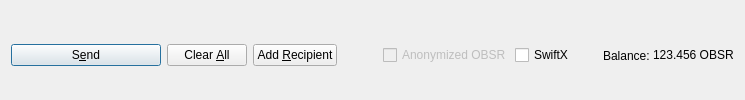
         <widget class="QFrame" name="frame_Send">
          <layout class="QHBoxLayout" name="horizontalLayout">
           <property name="bottomMargin">
            <number>0</number>
           </property>
           <item>
            <widget class="QPushButton" name="sendButton">
             <property name="minimumSize">
              <size>
               <width>150</width>
               <height>0</height>
              </size>
             </property>
             <property name="toolTip">
              <string>Confirm the send action</string>
             </property>
             <property name="text">
              <string>S&amp;end</string>
             </property>
             <property name="icon">
              <iconset resource="../obsr.qrc">
               <normaloff>:/icons/send</normaloff>:/icons/send</iconset>
             </property>
             <property name="autoDefault">
              <bool>false</bool>
             </property>
             <property name="default">
              <bool>true</bool>
             </property>
            </widget>
           </item>
           <item>
            <widget class="QPushButton" name="clearButton">
             <property name="sizePolicy">
              <sizepolicy hsizetype="Minimum" vsizetype="Fixed">
               <horstretch>0</horstretch>
               <verstretch>0</verstretch>
              </sizepolicy>
             </property>
             <property name="toolTip">
              <string>Clear all fields of the form.</string>
             </property>
             <property name="text">
              <string>Clear &amp;All</string>
             </property>
             <property name="icon">
              <iconset resource="../obsr.qrc">
               <normaloff>:/icons/remove</normaloff>:/icons/remove</iconset>
             </property>
             <property name="autoDefault">
              <bool>false</bool>
             </property>
            </widget>
           </item>
           <item>
            <widget class="QPushButton" name="addButton">
             <property name="toolTip">
              <string>Send to multiple recipients at once</string>
             </property>
             <property name="text">
              <string>Add &amp;Recipient</string>
             </property>
             <property name="icon">
              <iconset resource="../obsr.qrc">
               <normaloff>:/icons/add</normaloff>:/icons/add</iconset>
             </property>
             <property name="autoDefault">
              <bool>false</bool>
             </property>
            </widget>
           </item>
           <item>
            <spacer name="horizontalSpacer">
             <property name="orientation">
              <enum>Qt::Horizontal</enum>
             </property>
             <property name="sizeHint" stdset="0">
              <size>
               <width>40</width>
               <height>20</height>
              </size>
             </property>
            </spacer>
           </item>
           <item>
            <layout class="QHBoxLayout" name="horizontalLayout_2">
             <property name="spacing">
              <number>3</number>
             </property>
             <item>
              <widget class="QCheckBox" name="checkzOBSR">
               <property name="enabled">
                <bool>false</bool>
               </property>
               <property name="text">
                <string>Anonymized OBSR</string>
               </property>
              </widget>
             </item>
             <item>
              <widget class="QCheckBox" name="checkSwiftTX">
               <property name="enabled">
                <bool>true</bool>
               </property>
               <property name="minimumSize">
                <size>
                 <width>85</width>
                 <height>0</height>
                </size>
               </property>
               <property name="text">
                <string>SwiftX</string>
               </property>
              </widget>
             </item>
             <item>
              <widget class="QLabel" name="label">
               <property name="text">
                <string>Balance:</string>
               </property>
              </widget>
             </item>
             <item>
              <widget class="QLabel" name="labelBalance">
               <property name="sizePolicy">
                <sizepolicy hsizetype="Preferred" vsizetype="Fixed">
                 <horstretch>0</horstretch>
                 <verstretch>0</verstretch>
                </sizepolicy>
               </property>
               <property name="cursor">
                <cursorShape>IBeamCursor</cursorShape>
               </property>
               <property name="text">
                <string notr="true">123.456 OBSR</string>
               </property>
               <property name="textInteractionFlags">
                <set>Qt::LinksAccessibleByMouse|Qt::TextSelectableByKeyboard|Qt::TextSelectableByMouse</set>
               </property>
              </widget>
             </item>
            </layout>
           </item>
          </layout>
         </widget>
